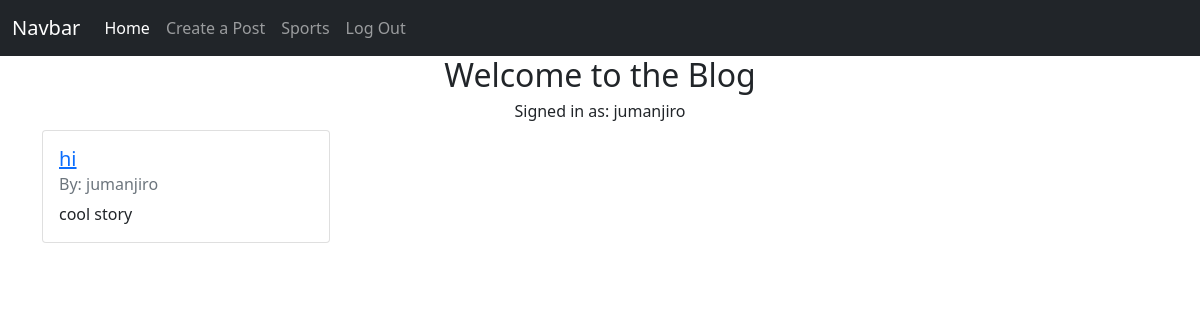
Page / (signed in) on the earlier database version.
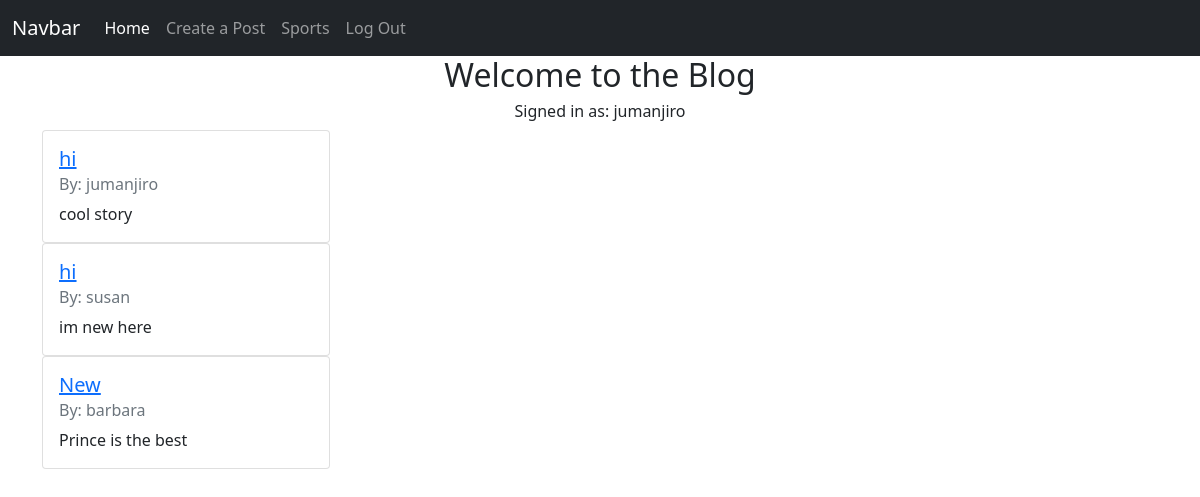
Same page on the later database version.
### app/models.py (models this page shows, shortened)
class User(db.Model, UserMixin):
    id = db.Column(db.Integer, primary_key=True)
    email = db.Column(db.String(50), nullable=False, unique=True)
    username = db.Column(db.String(50), nullable=False, unique=True)
    password = db.Column(db.String(256), nullable=False)
    date_created = db.Column(db.DateTime, nullable=False, default=datetime.utcnow)
    posts = db.relationship('Post', backref='author', lazy='dynamic')

class Post(db.Model):
    id = db.Column(db.Integer, primary_key=True)
    title = db.Column(db.String(50), nullable=False)
    body = db.Column(db.String(255), nullable=False)
    date_created = db.Column(db.DateTime, nullable=False, default=datetime.utcnow)
    user_id = db.Column(db.Integer, db.ForeignKey('user.id'))

### app/routes.py (the view)
@app.route('/')
def index():
    posts = Post.query.all()
    return render_template('index.html', posts=posts)

### app/models.py (called while the page is built)
@login.user_loader
def load_user(user_id):
    return User.query.get(user_id)

### app/templates/index.html (shortened to what this page needs)
{% extends 'base.html' %}
{% block content %}
<h2 class="text-center">Welcome to the Blog</h2>
{% if current_user.is_authenticated %}
    <h6 class="text-center">Signed in as: {{ current_user.username }}</h6>
    {% for post in posts %}
        <div class="card" style="width: 18rem;">
            <div class="card-body">
                <a href="{{ url_for('view_post', post_id=post.id) }}">
                    <h5 class="card-title">{{ post.title }}</h5>
                </a>
                <h6 class="card-subtitle mb-2 text-muted">By: {{ post.author.username }}</h6>
                <p class="card-text">{{ post.body }}</p>
            </div>
        </div>
    {% endfor %}
{% else %}
    <h4 class="text-center">Please Sign Up or Log In to view posts</h4>
{% endif %}
{% endblock content %}

### app/templates/base.html (shortened to what this page needs)
<!DOCTYPE html>
<html lang="en">
    <head>
        <link rel="stylesheet" href="https://cdnjs.cloudflare.com/ajax/libs/twitter-bootstrap/5.1.0/css/bootstrap.min.css">
        <link rel="stylesheet" href="https://cdnjs.cloudflare.com/ajax/libs/font-awesome/5.15.4/css/all.min.css">
    </head>
    <body>
        <nav class="navbar navbar-expand-lg navbar-dark bg-dark">
            <div class="container-fluid">
                <a class="navbar-brand" href="#">Navbar</a>
                <div class="collapse navbar-collapse" id="navbarNavAltMarkup">
                <div class="navbar-nav">
                    <a class="nav-link active" href="{{ url_for('index') }}">Home</a>
                    {% if current_user.is_authenticated %}
                        <a class="nav-link" href="{{ url_for('create') }}">Create a Post</a>
                        <a class="nav-link" href="{{ url_for('sports') }}">Sports</a>
                        <a class="nav-link" href="{{ url_for('logout') }}">Log Out</a>
                    {% else %}
                        <a class="nav-link" href="{{ url_for('signup') }}">Sign Up</a>
                        <a class="nav-link" href="{{ url_for('login') }}">Log In</a>
                    {% endif %}
                </div>
                </div>
            </div>
        </nav>
         <div class="container">
            {% block content %} {% endblock content %}
        </div>
    </body>
</html>

Differences in the rows shown:
added Post: title "hi", author.username "susan", body "im new here"
added Post: title "New", author.username "barbara", body "Prince is the best"
